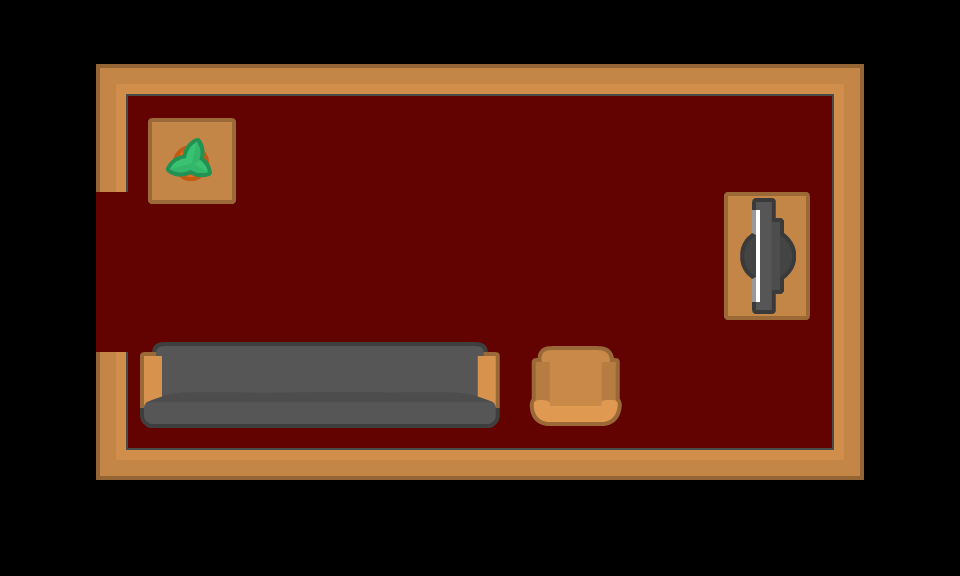

The image is a tile-based game level rendered from a .tmx file. Its description and complete source (layers, tilesets, objects, tile grids) follow:
An orthogonal 30x18 tile map with 32x32 px tiles, 3 tile layers (Tile Layer 1, Tile Layer 2, Tile Layer 3), 2 tilesets.

<map version="1.2" tiledversion="1.2.2" orientation="orthogonal" renderorder="right-down" width="30" height="18" tilewidth="32" tileheight="32" infinite="0" nextlayerid="5" nextobjectid="1">
 <tileset firstgid="1" source="tilesheet_complete_total.tsx" />
 <tileset firstgid="8641" source="images.tsx" />
 <layer id="2" name="Tile Layer 1" width="30" height="18">
  <data encoding="csv">
8650,8650,8650,8650,8650,8650,8650,8650,8650,8650,8650,8650,8650,8650,8650,8650,8650,8650,8650,8650,8650,8650,8650,8650,8650,8650,8650,8650,8650,8650,
8650,8650,8650,8650,8650,8650,8650,8650,8650,8650,8650,8650,8650,8650,8650,8650,8650,8650,8650,8650,8650,8650,8650,8650,8650,8650,8650,8650,8650,8650,
8650,8650,8650,1610614508,1771,1771,1771,1771,1771,1771,1771,1771,1771,1771,1771,1771,1771,1771,1771,1771,1771,1771,1771,1771,1771,1771,1772,8650,8650,8650,
8650,8650,8650,1873,8652,8652,8652,8652,8652,8652,8652,8652,8652,8652,8652,8652,8652,8652,8652,8652,8652,8652,8652,8652,8652,8652,1880,8650,8650,8650,
8650,8650,8650,1873,8652,8652,8652,8652,8652,8652,8652,8652,8652,8652,8652,8652,8652,8652,8652,8652,8652,8652,8652,8652,8652,8652,1880,8650,8650,8650,
8650,8650,8650,1873,8652,8652,8652,8652,8652,8652,8652,8652,8652,8652,8652,8652,8652,8652,8652,8652,8652,8652,8652,8652,8652,8652,1880,8650,8650,8650,
8650,8650,8650,8652,8652,8652,8652,8652,8652,8652,8652,8652,8652,8652,8652,8652,8652,8652,8652,8652,8652,8652,8652,8652,8652,8652,1880,8650,8650,8650,
8650,8650,8650,8652,8652,8652,8652,8652,8652,8652,8652,8652,8652,8652,8652,8652,8652,8652,8652,8652,8652,8652,8652,8652,8652,8652,1880,8650,8650,8650,
8650,8650,8650,8652,8652,8652,8652,8652,8652,8652,8652,8652,8652,8652,8652,8652,8652,8652,8652,8652,8652,8652,8652,8652,8652,8652,1880,8650,8650,8650,
8650,8650,8650,8652,8652,8652,8652,8652,8652,8652,8652,8652,8652,8652,8652,8652,8652,8652,8652,8652,8652,8652,8652,8652,8652,8652,1880,8650,8650,8650,
8650,8650,8650,8652,8652,8652,8652,8652,8652,8652,8652,8652,8652,8652,8652,8652,8652,8652,8652,8652,8652,8652,8652,8652,8652,8652,1880,8650,8650,8650,
8650,8650,8650,1873,8652,8652,8652,8652,8652,8652,8652,8652,8652,8652,8652,8652,8652,8652,8652,8652,8652,8652,8652,8652,8652,8652,1880,8650,8650,8650,
8650,8650,8650,1873,8652,8652,8652,8652,8652,8652,8652,8652,8652,8652,8652,8652,8652,8652,8652,8652,8652,8652,8652,8652,8652,8652,1880,8650,8650,8650,
8650,8650,8650,1873,8652,8652,8652,8652,8652,8652,8652,8652,8652,8652,8652,8652,8652,8652,8652,8652,8652,8652,8652,8652,8652,8652,1880,8650,8650,8650,
8650,8650,8650,3221227244,2527,2527,2527,2527,2527,2527,2527,2527,2527,2527,2527,2527,2527,2527,2527,2527,2527,2527,2527,2527,2527,2527,2684356332,8650,8650,8650,
8650,8650,8650,8650,8650,8650,8650,8650,8650,8650,8650,8650,8650,8650,8650,8650,8650,8650,8650,8650,8650,8650,8650,8650,8650,8650,8650,8650,8650,8650,
8650,8650,8650,8650,8650,8650,8650,8650,8650,8650,8650,8650,8650,8650,8650,8650,8650,8650,8650,8650,8650,8650,8650,8650,8650,8650,8650,8650,8650,8650,
8650,8650,8650,8650,8650,8650,8650,8650,8650,8650,8650,8650,8650,8650,8650,8650,8650,8650,8650,8650,8650,8650,8650,8650,8650,8650,8650,8650,8650,8650
</data>
 </layer>
 <layer id="3" name="Tile Layer 2" width="30" height="18">
  <data encoding="csv">
0,0,0,0,0,0,0,0,0,0,0,0,0,0,0,0,0,0,0,0,0,0,0,0,0,0,0,0,0,0,
0,0,0,0,0,0,0,0,0,0,0,0,0,0,0,0,0,0,0,0,0,0,0,0,0,0,0,0,0,0,
0,0,0,0,0,0,0,0,0,0,0,0,0,0,0,0,0,0,0,0,0,0,0,0,0,0,0,0,0,0,
0,0,0,0,7009,7010,7011,7012,0,0,0,0,0,0,0,0,0,0,0,0,0,0,0,0,0,0,0,0,0,0,
0,0,0,0,7117,7118,7119,7120,0,0,0,0,0,0,0,0,0,0,0,0,0,0,0,0,0,0,0,0,0,0,
0,0,0,0,7225,7226,7227,7228,0,0,0,0,0,0,0,0,0,0,0,0,0,0,0,0,0,0,0,0,0,0,
0,0,0,0,7333,7334,7335,7336,0,0,0,0,0,0,0,0,0,0,0,0,0,0,2684362325,2684362217,2684362109,2684362001,0,0,0,0,
0,0,0,0,0,0,0,0,0,0,0,0,0,0,0,0,0,0,0,0,0,0,2684362326,2684362218,2684362110,2684362002,0,0,0,0,
0,0,0,0,0,0,0,0,0,0,0,0,0,0,0,0,0,0,0,0,0,0,2684362327,2684362219,2684362111,2684362003,0,0,0,0,
0,0,0,0,0,0,0,0,0,0,0,0,0,0,0,0,0,0,0,0,0,0,2684362328,2684362220,2684362112,2684362004,0,0,0,0,
0,0,0,0,7833,7834,7835,7836,7837,7838,7839,7840,7841,7842,7843,7844,8277,8278,8279,8280,0,0,0,0,0,0,0,0,0,0,
0,0,0,0,7941,7942,7943,7944,7945,7946,7947,7948,7949,7950,7951,7952,8385,8386,8387,8388,0,0,0,0,0,0,0,0,0,0,
0,0,0,0,8049,8050,8051,8052,8053,8054,8055,8056,8057,8058,8059,8060,8493,8494,8495,8496,0,0,0,0,0,0,0,0,0,0,
0,0,0,0,8157,8158,8159,8160,8161,8162,8163,8164,8165,8166,8167,8168,8601,8602,8603,8604,0,0,0,0,0,0,0,0,0,0,
0,0,0,0,0,0,0,0,0,0,0,0,0,0,0,0,0,0,0,0,0,0,0,0,0,0,0,0,0,0,
0,0,0,0,0,0,0,0,0,0,0,0,0,0,0,0,0,0,0,0,0,0,0,0,0,0,0,0,0,0,
0,0,0,0,0,0,0,0,0,0,0,0,0,0,0,0,0,0,0,0,0,0,0,0,0,0,0,0,0,0,
0,0,0,0,0,0,0,0,0,0,0,0,0,0,0,0,0,0,0,0,0,0,0,0,0,0,0,0,0,0
</data>
 </layer>
 <layer id="4" name="Tile Layer 3" width="30" height="18">
  <data encoding="csv">
0,0,0,0,0,0,0,0,0,0,0,0,0,0,0,0,0,0,0,0,0,0,0,0,0,0,0,0,0,0,
0,0,0,0,0,0,0,0,0,0,0,0,0,0,0,0,0,0,0,0,0,0,0,0,0,0,0,0,0,0,
0,0,0,0,0,0,0,0,0,0,0,0,0,0,0,0,0,0,0,0,0,0,0,0,0,0,0,0,0,0,
0,0,0,0,0,0,0,0,0,0,0,0,0,0,0,0,0,0,0,0,0,0,0,0,0,0,0,0,0,0,
0,0,0,0,0,3658,3659,0,0,0,0,0,0,0,0,0,0,0,0,0,0,0,0,0,0,0,0,0,0,0,
0,0,0,0,0,3766,3767,0,0,0,0,0,0,0,0,0,0,0,0,0,0,0,0,0,0,0,0,0,0,0,
0,0,0,0,0,0,0,0,0,0,0,0,0,0,0,0,0,0,0,0,0,0,1610621040,1610621148,1610621256,1610621364,0,0,0,0,
0,0,0,0,0,0,0,0,0,0,0,0,0,0,0,0,0,0,0,0,0,0,1610621039,1610621147,1610621255,1610621363,0,0,0,0,
0,0,0,0,0,0,0,0,0,0,0,0,0,0,0,0,0,0,0,0,0,0,1610621038,1610621146,1610621254,1610621362,0,0,0,0,
0,0,0,0,0,0,0,0,0,0,0,0,0,0,0,0,0,0,0,0,0,0,1610621037,1610621145,1610621253,1610621361,0,0,0,0,
0,0,0,0,0,0,0,0,0,0,0,0,0,0,0,0,8301,8302,8303,8304,0,0,0,0,0,0,0,0,0,0,
0,0,0,0,0,0,0,0,0,0,0,0,0,0,0,0,0,0,0,0,0,0,0,0,0,0,0,0,0,0,
0,0,0,0,0,0,0,0,0,0,0,0,0,0,0,0,0,0,0,0,0,0,0,0,0,0,0,0,0,0,
0,0,0,0,0,0,0,0,0,0,0,0,0,0,0,0,8625,8626,8627,8628,0,0,0,0,0,0,0,0,0,0,
0,0,0,0,0,0,0,0,0,0,0,0,0,0,0,0,0,0,0,0,0,0,0,0,0,0,0,0,0,0,
0,0,0,0,0,0,0,0,0,0,0,0,0,0,0,0,0,0,0,0,0,0,0,0,0,0,0,0,0,0,
0,0,0,0,0,0,0,0,0,0,0,0,0,0,0,0,0,0,0,0,0,0,0,0,0,0,0,0,0,0,
0,0,0,0,0,0,0,0,0,0,0,0,0,0,0,0,0,0,0,0,0,0,0,0,0,0,0,0,0,0
</data>
 </layer>
</map>
